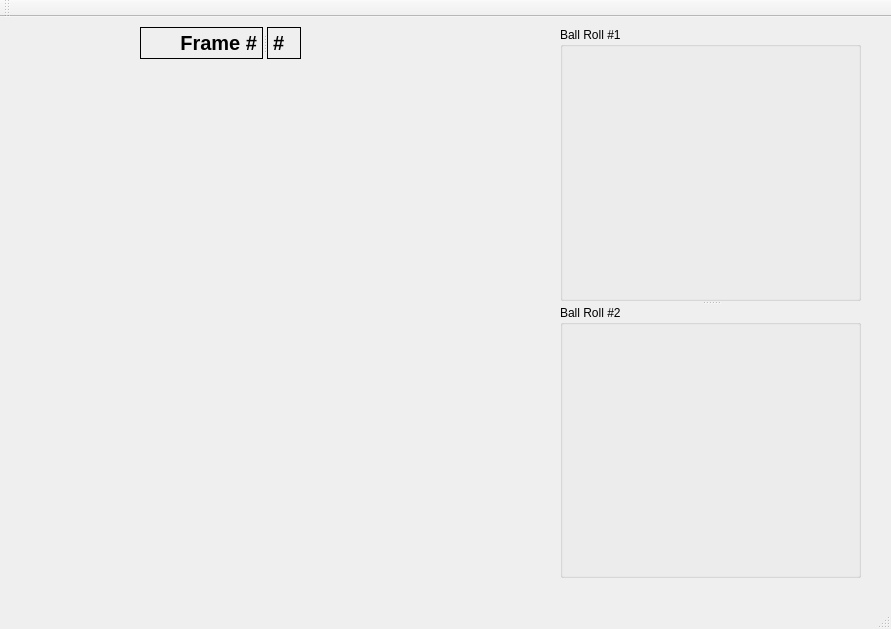
<?xml version="1.0" encoding="UTF-8"?>
<ui version="4.0">
 <class>MainWindow</class>
 <widget class="QMainWindow" name="MainWindow">
  <property name="geometry">
   <rect>
    <x>0</x>
    <y>0</y>
    <width>891</width>
    <height>629</height>
   </rect>
  </property>
  <property name="windowTitle">
   <string>MainWindow</string>
  </property>
  <widget class="QWidget" name="centralWidget">
   <widget class="QWidget" name="layoutWidget">
    <property name="geometry">
     <rect>
      <x>10</x>
      <y>50</y>
      <width>541</width>
      <height>511</height>
     </rect>
    </property>
    <layout class="QGridLayout" name="gridLayout">
     <item row="1" column="0">
      <widget class="bowlFrame" name="bowlFrame_4">
       <property name="ourFrameNumber" stdset="0">
        <number>4</number>
       </property>
      </widget>
     </item>
     <item row="2" column="1">
      <widget class="bowlFrame" name="bowlFrame_8">
       <property name="ourFrameNumber" stdset="0">
        <number>8</number>
       </property>
      </widget>
     </item>
     <item row="2" column="0">
      <widget class="bowlFrame" name="bowlFrame_7">
       <property name="ourFrameNumber" stdset="0">
        <number>7</number>
       </property>
      </widget>
     </item>
     <item row="1" column="1">
      <widget class="bowlFrame" name="bowlFrame_5">
       <property name="ourFrameNumber" stdset="0">
        <number>5</number>
       </property>
      </widget>
     </item>
     <item row="2" column="2">
      <widget class="bowlFrame" name="bowlFrame_9">
       <property name="ourFrameNumber" stdset="0">
        <number>9</number>
       </property>
      </widget>
     </item>
     <item row="1" column="2">
      <widget class="bowlFrame" name="bowlFrame_6">
       <property name="ourFrameNumber" stdset="0">
        <number>6</number>
       </property>
      </widget>
     </item>
     <item row="0" column="2">
      <widget class="bowlFrame" name="bowlFrame_3">
       <property name="ourFrameNumber" stdset="0">
        <number>3</number>
       </property>
      </widget>
     </item>
     <item row="0" column="1">
      <widget class="bowlFrame" name="bowlFrame_2">
       <property name="ourFrameNumber" stdset="0">
        <number>2</number>
       </property>
      </widget>
     </item>
     <item row="3" column="0">
      <widget class="bowlFrame" name="bowlFrame_10">
       <property name="ourFrameNumber" stdset="0">
        <number>10</number>
       </property>
      </widget>
     </item>
     <item row="0" column="0">
      <widget class="bowlFrame" name="bowlFrame_1"/>
     </item>
    </layout>
   </widget>
   <widget class="QSplitter" name="splitter_2">
    <property name="geometry">
     <rect>
      <x>560</x>
      <y>10</y>
      <width>301</width>
      <height>551</height>
     </rect>
    </property>
    <property name="orientation">
     <enum>Qt::Vertical</enum>
    </property>
    <widget class="QGroupBox" name="groupBox">
     <property name="title">
      <string>Ball Roll #1</string>
     </property>
     <widget class="bowlPinMap" name="bowlPinMap_ball1">
      <property name="geometry">
       <rect>
        <x>0</x>
        <y>10</y>
        <width>291</width>
        <height>281</height>
       </rect>
      </property>
      <property name="ourTurnNumber" stdset="0">
       <number>1</number>
      </property>
     </widget>
    </widget>
    <widget class="QGroupBox" name="groupBox_2">
     <property name="title">
      <string>Ball Roll #2</string>
     </property>
     <widget class="bowlPinMap" name="bowlPinMap_ball2">
      <property name="geometry">
       <rect>
        <x>0</x>
        <y>20</y>
        <width>291</width>
        <height>281</height>
       </rect>
      </property>
      <property name="ourTurnNumber" stdset="0">
       <number>2</number>
      </property>
     </widget>
    </widget>
   </widget>
   <widget class="QSplitter" name="splitter">
    <property name="geometry">
     <rect>
      <x>140</x>
      <y>10</y>
      <width>161</width>
      <height>32</height>
     </rect>
    </property>
    <property name="orientation">
     <enum>Qt::Horizontal</enum>
    </property>
    <widget class="QLabel" name="label_FrameNumber">
     <property name="font">
      <font>
       <pointsize>15</pointsize>
       <weight>75</weight>
       <bold>true</bold>
      </font>
     </property>
     <property name="frameShape">
      <enum>QFrame::Box</enum>
     </property>
     <property name="text">
      <string>Frame #</string>
     </property>
     <property name="alignment">
      <set>Qt::AlignRight|Qt::AlignTrailing|Qt::AlignVCenter</set>
     </property>
    </widget>
    <widget class="QLabel" name="label_FrameNumber_Val">
     <property name="font">
      <font>
       <pointsize>15</pointsize>
       <weight>75</weight>
       <bold>true</bold>
      </font>
     </property>
     <property name="frameShape">
      <enum>QFrame::Box</enum>
     </property>
     <property name="text">
      <string>#</string>
     </property>
     <property name="alignment">
      <set>Qt::AlignLeading|Qt::AlignLeft|Qt::AlignVCenter</set>
     </property>
    </widget>
   </widget>
   <zorder>splitter</zorder>
   <zorder>splitter_2</zorder>
   <zorder>layoutWidget</zorder>
  </widget>
  <widget class="QMenuBar" name="menuBar">
   <property name="geometry">
    <rect>
     <x>0</x>
     <y>0</y>
     <width>891</width>
     <height>26</height>
    </rect>
   </property>
  </widget>
  <widget class="QToolBar" name="mainToolBar">
   <attribute name="toolBarArea">
    <enum>TopToolBarArea</enum>
   </attribute>
   <attribute name="toolBarBreak">
    <bool>false</bool>
   </attribute>
  </widget>
  <widget class="QStatusBar" name="statusBar"/>
 </widget>
 <layoutdefault spacing="6" margin="11"/>
 <customwidgets>
  <customwidget>
   <class>bowlFrame</class>
   <extends>QWidget</extends>
   <header>bowlframe.h</header>
  </customwidget>
  <customwidget>
   <class>bowlPinMap</class>
   <extends>QWidget</extends>
   <header>bowlpinmap.h</header>
  </customwidget>
 </customwidgets>
 <resources/>
 <connections>
  <connection>
   <sender>bowlFrame_1</sender>
   <signal>mouseClick_OurFrameNum(int)</signal>
   <receiver>label_FrameNumber_Val</receiver>
   <slot>setNum(int)</slot>
   <hints>
    <hint type="sourcelabel">
     <x>62</x>
     <y>155</y>
    </hint>
    <hint type="destinationlabel">
     <x>288</x>
     <y>61</y>
    </hint>
   </hints>
  </connection>
  <connection>
   <sender>bowlFrame_2</sender>
   <signal>mouseClick_OurFrameNum(int)</signal>
   <receiver>label_FrameNumber_Val</receiver>
   <slot>setNum(int)</slot>
   <hints>
    <hint type="sourcelabel">
     <x>261</x>
     <y>151</y>
    </hint>
    <hint type="destinationlabel">
     <x>284</x>
     <y>71</y>
    </hint>
   </hints>
  </connection>
  <connection>
   <sender>bowlFrame_3</sender>
   <signal>mouseClick_OurFrameNum(int)</signal>
   <receiver>label_FrameNumber_Val</receiver>
   <slot>setNum(int)</slot>
   <hints>
    <hint type="sourcelabel">
     <x>431</x>
     <y>162</y>
    </hint>
    <hint type="destinationlabel">
     <x>292</x>
     <y>58</y>
    </hint>
   </hints>
  </connection>
  <connection>
   <sender>bowlFrame_4</sender>
   <signal>mouseClick_OurFrameNum(int)</signal>
   <receiver>label_FrameNumber_Val</receiver>
   <slot>setNum(int)</slot>
   <hints>
    <hint type="sourcelabel">
     <x>83</x>
     <y>287</y>
    </hint>
    <hint type="destinationlabel">
     <x>287</x>
     <y>74</y>
    </hint>
   </hints>
  </connection>
  <connection>
   <sender>bowlFrame_5</sender>
   <signal>mouseClick_OurFrameNum(int)</signal>
   <receiver>label_FrameNumber_Val</receiver>
   <slot>setNum(int)</slot>
   <hints>
    <hint type="sourcelabel">
     <x>318</x>
     <y>309</y>
    </hint>
    <hint type="destinationlabel">
     <x>286</x>
     <y>69</y>
    </hint>
   </hints>
  </connection>
  <connection>
   <sender>bowlFrame_6</sender>
   <signal>mouseClick_OurFrameNum(int)</signal>
   <receiver>label_FrameNumber_Val</receiver>
   <slot>setNum(int)</slot>
   <hints>
    <hint type="sourcelabel">
     <x>430</x>
     <y>307</y>
    </hint>
    <hint type="destinationlabel">
     <x>290</x>
     <y>75</y>
    </hint>
   </hints>
  </connection>
  <connection>
   <sender>bowlFrame_7</sender>
   <signal>mouseClick_OurFrameNum(int)</signal>
   <receiver>label_FrameNumber_Val</receiver>
   <slot>setNum(int)</slot>
   <hints>
    <hint type="sourcelabel">
     <x>80</x>
     <y>406</y>
    </hint>
    <hint type="destinationlabel">
     <x>293</x>
     <y>69</y>
    </hint>
   </hints>
  </connection>
  <connection>
   <sender>bowlFrame_8</sender>
   <signal>mouseClick_OurFrameNum(int)</signal>
   <receiver>label_FrameNumber_Val</receiver>
   <slot>setNum(int)</slot>
   <hints>
    <hint type="sourcelabel">
     <x>211</x>
     <y>420</y>
    </hint>
    <hint type="destinationlabel">
     <x>287</x>
     <y>67</y>
    </hint>
   </hints>
  </connection>
  <connection>
   <sender>bowlFrame_9</sender>
   <signal>mouseClick_OurFrameNum(int)</signal>
   <receiver>label_FrameNumber_Val</receiver>
   <slot>setNum(int)</slot>
   <hints>
    <hint type="sourcelabel">
     <x>428</x>
     <y>414</y>
    </hint>
    <hint type="destinationlabel">
     <x>281</x>
     <y>76</y>
    </hint>
   </hints>
  </connection>
  <connection>
   <sender>bowlFrame_10</sender>
   <signal>mouseClick_OurFrameNum(int)</signal>
   <receiver>label_FrameNumber_Val</receiver>
   <slot>setNum(int)</slot>
   <hints>
    <hint type="sourcelabel">
     <x>97</x>
     <y>541</y>
    </hint>
    <hint type="destinationlabel">
     <x>285</x>
     <y>76</y>
    </hint>
   </hints>
  </connection>
 </connections>
</ui>
